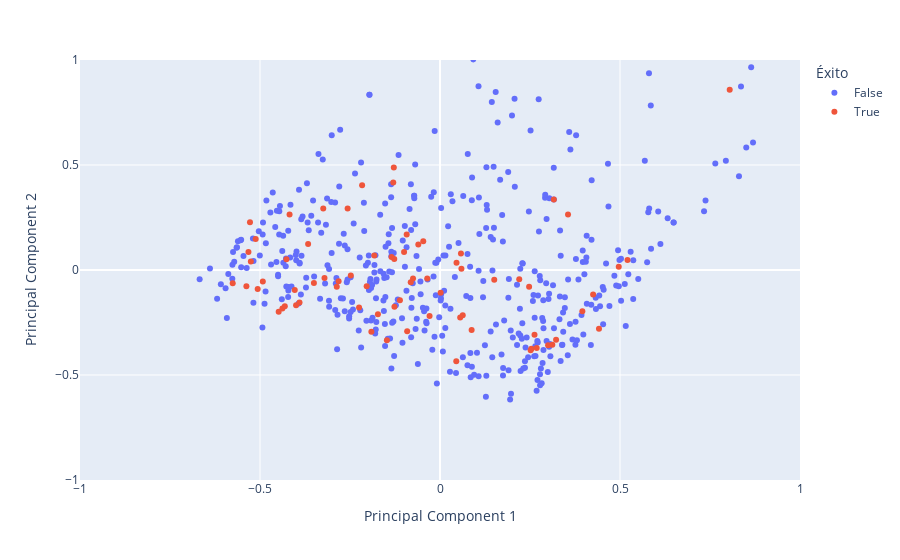

Notebook source saved alongside this figure:
### Code cell
fig = px.scatter(pc, x = "Principal Component 1", y = "Principal Component 2", 
    hover_data = ["song", "Éxito"], color = "Éxito")
fig.update_yaxes(range = [-1, 1])
fig.update_xaxes(range = [-1, 1])
fig.show()

### Figure 1 — Plotly figure (JSON) as saved in the notebook; plotly's stock layout.template omitted (floating-point values rounded to 4 significant figures; data arrays with more than 128 entries replaced by an {"elided": "..."} marker saying what was removed)
{"data": [{"customdata": {"elided": "443x2 mixed values"}, "hovertemplate": "Éxito=%{customdata[1]}<br>Principal Component 1=%{x}<br>Principal Component 2=%{y}<br>song=%{customdata[0]}<extra></extra>", "legendgroup": "False", "marker": {"color": "#636efa", "symbol": "circle"}, "mode": "markers", "name": "False", "orientation": "v", "showlegend": true, "type": "scatter", "x": {"elided": "443 float values"}, "xaxis": "x", "y": {"elided": "443 float values"}, "yaxis": "y"}, {"customdata": {"elided": "72x2 mixed values"}, "hovertemplate": "Éxito=%{customdata[1]}<br>Principal Component 1=%{x}<br>Principal Component 2=%{y}<br>song=%{customdata[0]}<extra></extra>", "legendgroup": "True", "marker": {"color": "#EF553B", "symbol": "circle"}, "mode": "markers", "name": "True", "orientation": "v", "showlegend": true, "type": "scatter", "x": [-0.08128, -0.2566, -0.09123, 0.312, -0.127, 0.04588, -0.2164, 0.5209, 0.4254, 0.1507, -0.2478, 0.04522, -0.512, -0.4378, 0.08786, -0.2037, 0.001739, -0.4179, -0.09256, -0.4034, 0.2538, -0.5378, -0.5064, -0.1906, -0.03547, -0.5321, 0.3954, 0.05951, -0.1283, -0.5254, -0.1298, -0.5758, -0.2817, -0.2248, -0.09979, 0.05822, -0.3663, 0.4416, 0.3162, 0.3556, 0.2625, -0.2867, 0.2686, -0.029, 0.05609, 0.3003, -0.1725, 0.8047, 0.4965, -0.3243, 0.2201, -0.5278, -0.04652, -0.1825, -0.06024, -0.3902, -0.4266, -0.3998, 0.2518, 0.06313, -0.4311, -0.3209, -0.1266, -0.1346, -0.4922, -0.07493, 0.2475, -0.4481, 0.3225, -0.1475, -0.3503, -0.1113], "xaxis": "x", "y": [-0.05824, 0.2931, -0.2912, -0.3563, 0.05217, 0.03427, 0.403, 0.04821, -0.1169, -0.04678, -0.0264, -0.4347, 0.1474, -0.1829, -0.2854, -0.07682, -0.108, 0.2647, 0.1693, -0.0958, -0.3744, -0.07712, -0.08994, -0.294, -0.0408, 0.08622, -0.1963, 0.006043, 0.4876, 0.0401, 0.4168, -0.06367, -0.05364, -0.1783, 0.08572, 0.07894, 0.1234, -0.28, 0.3353, 0.2643, -0.3083, -0.08016, -0.3709, -0.2195, -0.2263, -0.3581, -0.2106, 0.8587, 0.01558, 0.2926, -0.0437, 0.2279, 0.1366, 0.06899, 0.1214, -0.1547, 0.0508, -0.1681, -0.3824, -0.2154, -0.1725, -0.03821, -0.1746, 0.0624, -0.05523, -0.04069, -0.07973, -0.1988, -0.3322, -0.3345, -0.06195, -0.1439], "yaxis": "y"}], "layout": {"legend": {"title": {"text": "Éxito"}, "tracegroupgap": 0}, "margin": {"t": 60}, "xaxis": {"anchor": "y", "domain": [0, 1], "range": [-1, 1], "title": {"text": "Principal Component 1"}}, "yaxis": {"anchor": "x", "domain": [0, 1], "range": [-1, 1], "title": {"text": "Principal Component 2"}}}}
